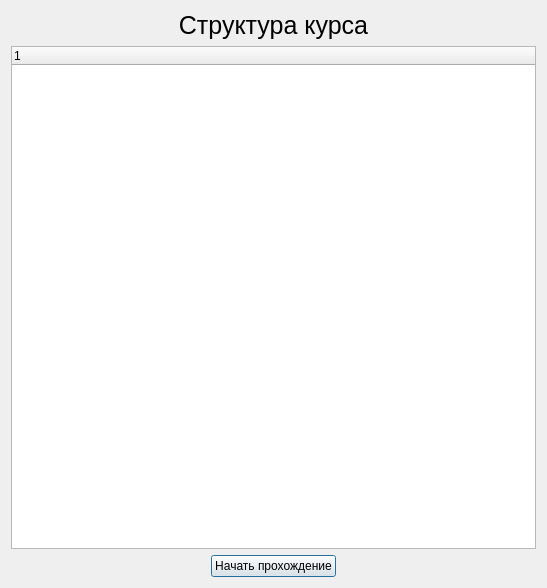
<?xml version="1.0" encoding="UTF-8"?>
<ui version="4.0">
 <class>Dialog</class>
 <widget class="QDialog" name="Dialog">
  <property name="geometry">
   <rect>
    <x>0</x>
    <y>0</y>
    <width>547</width>
    <height>588</height>
   </rect>
  </property>
  <property name="windowTitle">
   <string>Dialog</string>
  </property>
  <layout class="QHBoxLayout" name="horizontalLayout_2">
   <item>
    <layout class="QVBoxLayout" name="verticalLayout">
     <item>
      <widget class="QLabel" name="label">
       <property name="font">
        <font>
         <pointsize>19</pointsize>
        </font>
       </property>
       <property name="text">
        <string>Структура курса</string>
       </property>
       <property name="alignment">
        <set>Qt::AlignCenter</set>
       </property>
      </widget>
     </item>
     <item>
      <widget class="QTreeWidget" name="TW_course_structure"/>
     </item>
     <item>
      <layout class="QHBoxLayout" name="horizontalLayout">
       <item>
        <widget class="QPushButton" name="btn_start_course">
         <property name="sizePolicy">
          <sizepolicy hsizetype="Maximum" vsizetype="Fixed">
           <horstretch>0</horstretch>
           <verstretch>0</verstretch>
          </sizepolicy>
         </property>
         <property name="text">
          <string>Начать прохождение</string>
         </property>
        </widget>
       </item>
      </layout>
     </item>
    </layout>
   </item>
  </layout>
 </widget>
 <resources/>
 <connections/>
</ui>
